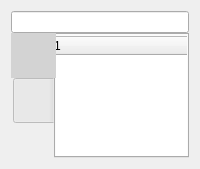
      <widget class="QWidget" name="layoutWidget">
       <layout class="QVBoxLayout" name="verticalLayout" stretch="2,12">
        <property name="spacing">
         <number>0</number>
        </property>
        <property name="sizeConstraint">
         <enum>QLayout::SetDefaultConstraint</enum>
        </property>
        <item>
         <widget class="QLineEdit" name="lineEdit">
          <property name="sizePolicy">
           <sizepolicy hsizetype="Preferred" vsizetype="Fixed">
            <horstretch>0</horstretch>
            <verstretch>0</verstretch>
           </sizepolicy>
          </property>
         </widget>
        </item>
        <item>
         <widget class="QTabWidget" name="ConfigTabWidget">
          <property name="sizePolicy">
           <sizepolicy hsizetype="Preferred" vsizetype="Expanding">
            <horstretch>0</horstretch>
            <verstretch>0</verstretch>
           </sizepolicy>
          </property>
          <property name="layoutDirection">
           <enum>Qt::LeftToRight</enum>
          </property>
          <property name="autoFillBackground">
           <bool>false</bool>
          </property>
          <property name="styleSheet">
           <string notr="true">QTabBar::tab {
    width: 45px; /* 设置标签页宽度 */
    height: 45px; /* 设置标签页高度，与宽度相同以实现正方形 */
}

QTabBar::tab:selected {
    background-color: lightgray; /* 选中标签页的背景颜色 */
}</string>
          </property>
          <property name="tabPosition">
           <enum>QTabWidget::West</enum>
          </property>
          <property name="tabShape">
           <enum>QTabWidget::Rounded</enum>
          </property>
          <property name="currentIndex">
           <number>0</number>
          </property>
          <property name="iconSize">
           <size>
            <width>24</width>
            <height>24</height>
           </size>
          </property>
          <property name="elideMode">
           <enum>Qt::ElideNone</enum>
          </property>
          <property name="documentMode">
           <bool>false</bool>
          </property>
          <property name="tabBarAutoHide">
           <bool>false</bool>
          </property>
          <widget class="QWidget" name="connectTab">
           <property name="styleSheet">
            <string notr="true"/>
           </property>
           <attribute name="icon">
            <iconset resource="resources/icon.qrc">
             <normaloff>:/icon/cut.png</normaloff>:/icon/cut.png</iconset>
           </attribute>
           <attribute name="title">
            <string/>
           </attribute>
           <widget class="QTreeWidget" name="connectTreeWidget">
            <property name="geometry">
             <rect>
              <x>-5</x>
              <y>1</y>
              <width>461</width>
              <height>591</height>
             </rect>
            </property>
            <property name="sizePolicy">
             <sizepolicy hsizetype="Maximum" vsizetype="Maximum">
              <horstretch>0</horstretch>
              <verstretch>0</verstretch>
             </sizepolicy>
            </property>
            <property name="acceptDrops">
             <bool>false</bool>
            </property>
            <property name="lineWidth">
             <number>8</number>
            </property>
            <property name="verticalScrollBarPolicy">
             <enum>Qt::ScrollBarAsNeeded</enum>
            </property>
            <column>
             <property name="text">
              <string notr="true"/>
             </property>
            </column>
           </widget>
          </widget>
          <widget class="QWidget" name="localFileTab">
           <attribute name="icon">
            <iconset resource="resources/icon.qrc">
             <normaloff>:/icon/file-text-o.png</normaloff>:/icon/file-text-o.png</iconset>
           </attribute>
           <attribute name="title">
            <string/>
           </attribute>
          </widget>
         </widget>
        </item>
       </layout>
      </widget>
